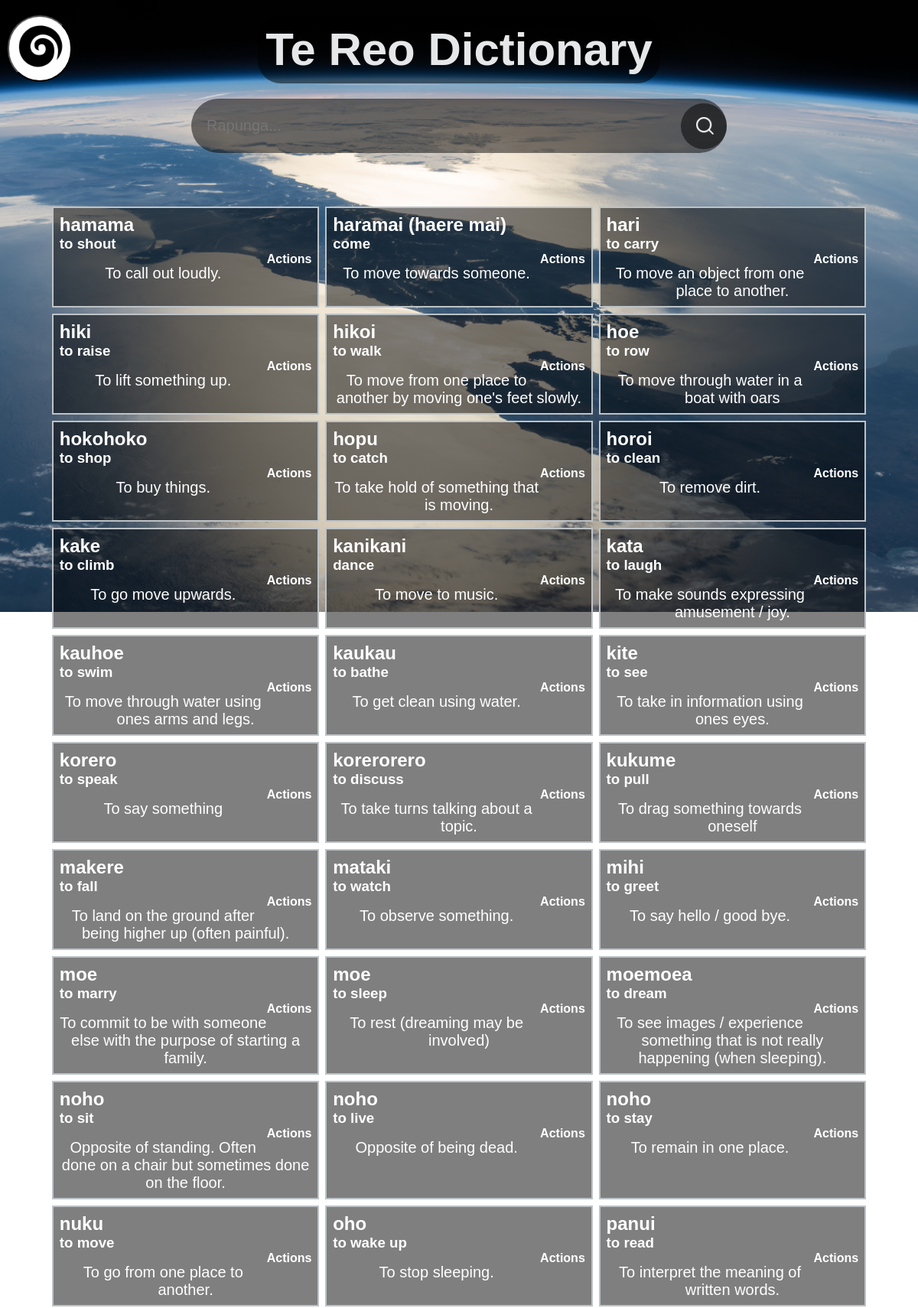
The app's page /words (upper part) with its own data.
### tables this page shows
CREATE TABLE Dictionary
(
    id         integer not null
        constraint Dictionary_pk
            primary key autoincrement,
    Maori      varchar(25),
    English    varchar(30),
    Category   varchar(50),
    Definition varchar(150),
    YearLevel  int(2),
    cat_id     integer
);

### app.py (the view)
@app.route('/words')
def render_dictionary():
    con = create_connection(DATABASE)
    query = "SELECT Maori, English, Category, Definition, YearLevel FROM Dictionary"
    cur = con.cursor()
    cur.execute(query)
    dictionary = cur.fetchall()
    con.close()
    print(dictionary)
    return render_template('words.html', dictionary=dictionary)

### app.py (called while the page is built)
def create_connection(db_file):
    try:
        connection = sqlite3.connect(db_file)
        return(connection)
    except Error as e:
        print(e)
    return None

### templates/words.html
{% extends 'base.html' %}
{% block search %}
        <form method="POST" action="/search" class="search-bar-nonhome">
            <input type="text" placeholder="Rapunga..." name="search" id="search">
        <button type="submit"><img src="/static/images/search.png"></button>
    </form>
{% endblock %}
{% block main %}
    <div class="dictionary">
        {% for words in dictionary %}
            <div class="word-box">
                <div class="word-box-word">
                    <h2>{{ words[0] }}</h2>
                    <h3>{{ words[1] }}</h3>
                    <h4 style="float:right">{{ words[2] }}</h4>
                </div>
                <div class="word-box-definition">
                    <p>{{ words[3] }}</p>
                </div>
            </div>
        {% endfor %}
    </div>
{% endblock  %}

### templates/base.html (shortened to what this page needs)
<!DOCTYPE html>
<html lang="en">
<head>
    <link href="{{ url_for('static', filename='style.css') }}" rel="stylesheet">
</head>
<body>
<div class ="headingbanner">
        <h1 style="padding: 10px">Te Reo Dictionary</h1>
        <button onclick="openNav()" class="NavButton"><img src="/static/images/logo.png" style="width: 80px; height: 80px;"></button>
</div>
<div class="headingbanner">
    {% block search %}
    {% endblock %}
</div>
<div class="container">
    {% block main %}
    {% endblock %}
</div>
</body>
</html>

### static/style.css (style rules this page uses)
* { font-family: 'Helvetica', 'Arial', sans-serif; padding: 0; margin: 0; }
p { font-family: 'Helvetica', 'Arial', sans-serif; font-size: 20px; font-weight: normal; text-align: center; }
.headingbanner { display: flex; font-weight: bold; font-family: 'Helvetica', 'Arial', sans-serif;; background-color: transparent; position: relative; justify-content: center; margin: 10px; margin-top: 20px; }
body { background-image: url("/static/images/newzealandfromspace.jpg"); background-repeat: no-repeat; background-size: cover; background-position: center; }
h1 { font-size: 60px; padding: 10px; background-color: rgba(0,0,0,.5); border-radius: 30px; align-items: center; text-align: center; color: #E5E7E9; }
.NavButton { position: absolute; left: 0; border-radius: 50px; background-color: white; }
.container { width: 90%; min-height: 63vh; padding: 5%; background: transparent; display: flex; align-items: center; justify-content: center; }
.dictionary { display: flex; flex-wrap: wrap; justify-content: space-evenly; }
.word-box { width: 32%; border: 2px solid rgba(189, 195, 199, 1.0); color: white; margin-bottom: 0.5rem; background-color: rgba(0,0,0,.5); }
.word-box-word { padding: 0.5rem; }
.word-box-definition { padding: 0.5rem; }
.search-bar-nonhome { width: 100%; max-width: 700px; background-color: rgba(0,0,0,.5); display: flex; align-items: center; border-radius:60px; color: white; }
.search-bar-nonhome input { background: transparent; flex: 1; border: 0; outline: none; padding: 24px 20px; font-size: 20px; color: white; }
.search-bar-nonhome button img { width: 25px; }
.search-bar-nonhome button { border:0; border-radius: 50%; width:60px; height:60px; background-color: rgba(0,0,0,.5);; }

### records on screen
Dictionary: Maori "hamama", English "to shout", Category "Actions", Definition "To call out loudly."
Dictionary: Maori "haramai (haere mai)", English "come", Category "Actions", Definition "To move towards someone."
Dictionary: Maori "hari", English "to carry", Category "Actions", Definition "To move an object from one place to another."
Dictionary: Maori "hiki", English "to raise", Category "Actions", Definition "To lift something up."
Dictionary: Maori "hikoi", English "to walk", Category "Actions", Definition "To move from one place to another by moving one's feet slowly."
Dictionary: Maori "hoe", English "to row", Category "Actions", Definition "To move through water in a boat with oars"
Dictionary: Maori "hokohoko", English "to shop", Category "Actions", Definition "To buy things."
Dictionary: Maori "hopu", English "to catch", Category "Actions", Definition "To take hold of something that is moving."
Dictionary: Maori "horoi", English "to clean", Category "Actions", Definition "To remove dirt."
Dictionary: Maori "kake", English "to climb", Category "Actions", Definition "To go move upwards."
Dictionary: Maori "kanikani", English "dance", Category "Actions", Definition "To move to music."
Dictionary: Maori "kata", English "to laugh", Category "Actions", Definition "To make sounds expressing amusement / joy."
Dictionary: Maori "kauhoe", English "to swim", Category "Actions", Definition "To move through water using ones arms and legs."
Dictionary: Maori "kaukau", English "to bathe", Category "Actions", Definition "To get clean using water."
Dictionary: Maori "kite", English "to see", Category "Actions", Definition "To take in information using ones eyes."
Dictionary: Maori "korero", English "to speak", Category "Actions", Definition "To say something"
Dictionary: Maori "korerorero", English "to discuss", Category "Actions", Definition "To take turns talking about a topic."
Dictionary: Maori "kukume", English "to pull", Category "Actions", Definition "To drag something towards oneself"
Dictionary: Maori "makere", English "to fall", Category "Actions", Definition "To land on the ground after being higher up (often painful)."
Dictionary: Maori "mataki", English "to watch", Category "Actions", Definition "To observe something."
Dictionary: Maori "mihi", English "to greet", Category "Actions", Definition "To say hello / good bye."
Dictionary: Maori "moe", English "to marry", Category "Actions", Definition "To commit to be with someone else with the purpose of starting a family."
Dictionary: Maori "moe", English "to sleep", Category "Actions", Definition "To rest (dreaming may be involved)"
Dictionary: Maori "moemoea", English "to dream", Category "Actions", Definition "To see images / experience something that is not really happening (when sleeping)."
Dictionary: Maori "noho", English "to sit", Category "Actions", Definition "Opposite of standing. Often done on a chair but sometimes done on the floor."
Dictionary: Maori "noho", English "to live", Category "Actions", Definition "Opposite of being dead."
Dictionary: Maori "noho", English "to stay", Category "Actions", Definition "To remain in one place."
Dictionary: Maori "nuku", English "to move", Category "Actions", Definition "To go from one place to another."
Dictionary: Maori "oho", English "to wake up", Category "Actions", Definition "To stop sleeping."
Dictionary: Maori "panui", English "to read", Category "Actions", Definition "To interpret the meaning of written words."
